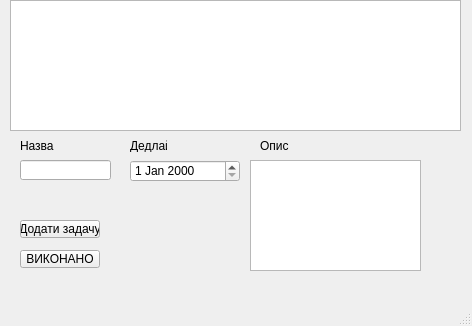
<?xml version="1.0" encoding="UTF-8"?>
<ui version="4.0">
 <class>MainWindow</class>
 <widget class="QMainWindow" name="MainWindow">
  <property name="geometry">
   <rect>
    <x>0</x>
    <y>0</y>
    <width>472</width>
    <height>326</height>
   </rect>
  </property>
  <property name="windowTitle">
   <string>Менеджер</string>
  </property>
  <property name="windowIcon">
   <iconset theme="QIcon::ThemeIcon::AddressBookNew"/>
  </property>
  <property name="iconSize">
   <size>
    <width>24</width>
    <height>24</height>
   </size>
  </property>
  <widget class="QWidget" name="centralwidget">
   <widget class="QTableView" name="tableView">
    <property name="geometry">
     <rect>
      <x>10</x>
      <y>0</y>
      <width>451</width>
      <height>131</height>
     </rect>
    </property>
   </widget>
   <widget class="QPushButton" name="markDoneButton">
    <property name="geometry">
     <rect>
      <x>20</x>
      <y>250</y>
      <width>80</width>
      <height>18</height>
     </rect>
    </property>
    <property name="text">
     <string>ВИКОНАНО</string>
    </property>
   </widget>
   <widget class="QPushButton" name="addButton">
    <property name="geometry">
     <rect>
      <x>20</x>
      <y>220</y>
      <width>80</width>
      <height>18</height>
     </rect>
    </property>
    <property name="text">
     <string>Додати задачу</string>
    </property>
   </widget>
   <widget class="QLineEdit" name="lineEditName">
    <property name="geometry">
     <rect>
      <x>20</x>
      <y>160</y>
      <width>91</width>
      <height>20</height>
     </rect>
    </property>
   </widget>
   <widget class="QDateEdit" name="dateEditDeadline">
    <property name="geometry">
     <rect>
      <x>130</x>
      <y>160</y>
      <width>110</width>
      <height>22</height>
     </rect>
    </property>
   </widget>
   <widget class="QTextEdit" name="textEditDescription">
    <property name="geometry">
     <rect>
      <x>250</x>
      <y>160</y>
      <width>171</width>
      <height>111</height>
     </rect>
    </property>
   </widget>
   <widget class="QLabel" name="label">
    <property name="geometry">
     <rect>
      <x>20</x>
      <y>140</y>
      <width>37</width>
      <height>12</height>
     </rect>
    </property>
    <property name="text">
     <string>Назва</string>
    </property>
   </widget>
   <widget class="QLabel" name="label_2">
    <property name="geometry">
     <rect>
      <x>260</x>
      <y>140</y>
      <width>37</width>
      <height>12</height>
     </rect>
    </property>
    <property name="text">
     <string>Опис</string>
    </property>
   </widget>
   <widget class="QLabel" name="label_3">
    <property name="geometry">
     <rect>
      <x>130</x>
      <y>140</y>
      <width>37</width>
      <height>12</height>
     </rect>
    </property>
    <property name="text">
     <string>Дедлайн</string>
    </property>
   </widget>
  </widget>
  <widget class="QMenuBar" name="menubar">
   <property name="geometry">
    <rect>
     <x>0</x>
     <y>0</y>
     <width>472</width>
     <height>17</height>
    </rect>
   </property>
  </widget>
  <widget class="QStatusBar" name="statusbar"/>
 </widget>
 <resources/>
 <connections/>
</ui>
